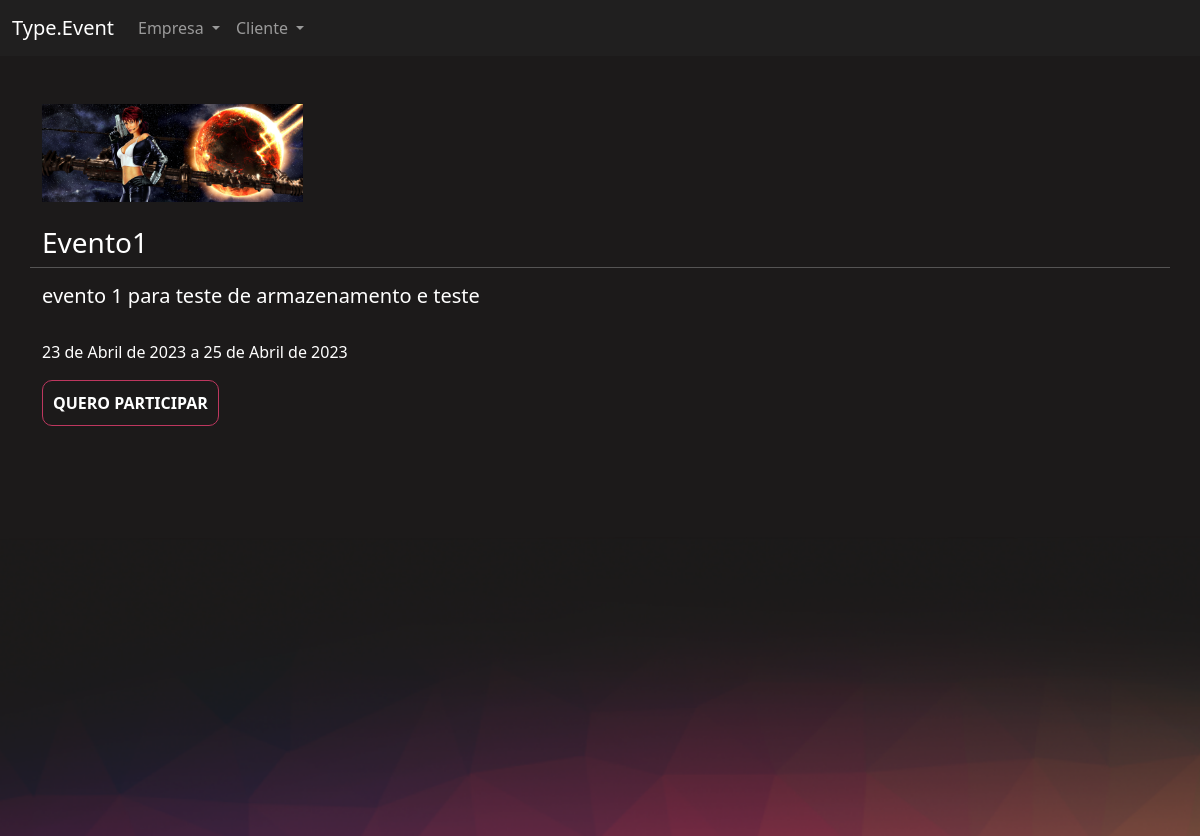
Page /eventos/inscrever_evento/7/ (signed in) on the committed database.
### eventos/models.py (models this page shows, shortened)
class Evento(models.Model):
    criador = models.ForeignKey(User, on_delete=models.DO_NOTHING, null  =True, blank=True)
    nome = models.CharField(max_length=200)
    descricao = models.TextField()
    data_inicio = models.DateField()
    data_termino = models.DateField()
    carga_horaria = models.IntegerField()
    logo = models.ImageField(upload_to="logos")
    participantes = models.ManyToManyField(User, related_name="evento_participantes", blank=True, null=True)
    cor_principal = models.CharField(max_length=7)
    cor_secundaria = models.CharField(max_length=7)
    cor_fundo = models.CharField(max_length=7)

### eventos/views.py (the view)
# urls.py: path('inscrever_evento/<int:id>/', views.inscrever_evento, name="inscrever_evento"),
@login_required
def inscrever_evento(request, id):
    evento = get_object_or_404(Evento, id=id)
    if request.method == "GET":
        return render(request, 'inscrever_evento.html', {'evento': evento})
    elif request.method == "POST":
        evento.participantes.add(request.user)
        evento.save()
        messages.add_message(request, constants.SUCCESS, 'Inscrição com sucesso.')
        return redirect(reverse('inscrever_evento', kwargs={'id': id}))

### templates/inscrever_evento.html
{% extends 'bases/base_evento.html' %}
{% block 'conteudo' %}
    <br>
    <br>
    <div class="container">
        <div class="row">
            <div class="col-md-3">
                <img width="100%" src="{{evento.logo.url}}">
                <br>
                <br>
                <h3>{{evento.nome}}</h3>
            </div>
            <hr>
            <div class="col-md-6">
                <h5>{{evento.descricao}}</h5>
                <br>
                <p>{{evento.data_inicio}} a {{evento.data_termino}}</p>
                {% if request.user in evento.participantes.all %}
                    <input style="border-color: green;" type="submit" class="btn-principal" value="JÁ ESTÁ PARTICIPANDO" disabled>
                {% else%}
                     <form action="{% url 'inscrever_evento' evento.id %}" method="POST">{% csrf_token %}
                         <input type="submit" class="btn-principal" value="QUERO PARTICIPAR">
                    </form>
                {% endif %}
            </div>
        </div>
    </div>
{% endblock %}

### templates/static/geral/css/base.css (style rules this page uses)
body { color: white !important; }
:root { --main-color: #201F1F; --dark-color: #1C1A1A; --contrast-color: #BE375F; --differential-color: #ED8554; }

### templates/static/evento/css/evento.css (style rules this page uses)
body { background-color: #1C1A1A; }

### templates/static/usuarios/css/usuarios.css (style rules this page uses)
.btn-principal { background-color: transparent; border: 1px solid var(--contrast-color); color: white; padding: 10px; border-radius: 10px; font-weight: bold; }

### rows in the picture
Evento: logo (picture), nome "Evento1", descricao "evento 1 para teste de armazenamento e teste", data_inicio "23 de Abril de 2023", data_termino "25 de Abril de 2023"
